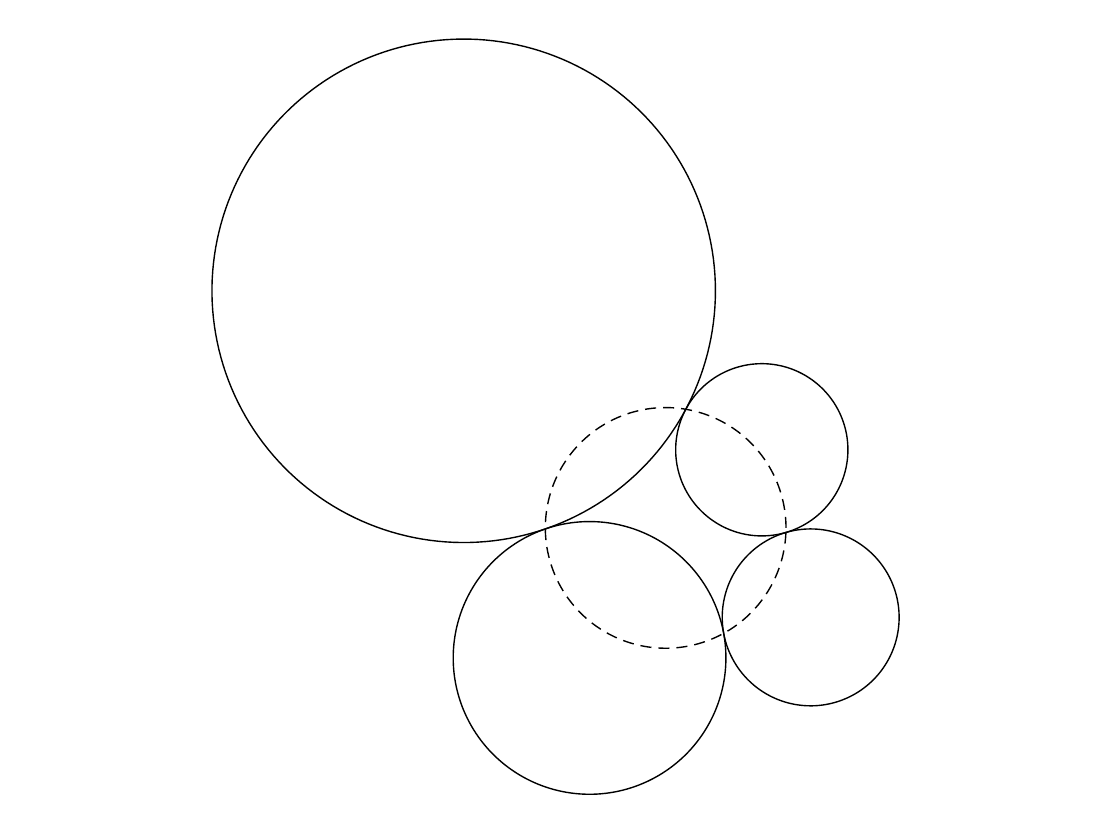

Generate this figure with Julia:
using Clines, SimpleDrawing, Plots

function originals()
    X = Line(-1, 7)

    C1 = Circle(1, 1, 1)
    C2 = Circle(2.5, 1, 0.5)
    C3 = Circle(4, 1, 1)

    pts = [1, 2 + im, 3 + im]
    SS = Cline(pts...)



    return [X, C1, C2, C3, SS]
end

function fourway(F::LFT)
    x = originals()
    y = F.(x)
    newdraw()
    draw.(y[1:4])
    try
        draw(y[5], linestyle = :dash)
    catch
        draw(y[5])
    end
    finish()
end

function fourway(z::Number = 2 + 4im)
    F = LFT(0, 1, 1, -z)
    fourway(F)
end
